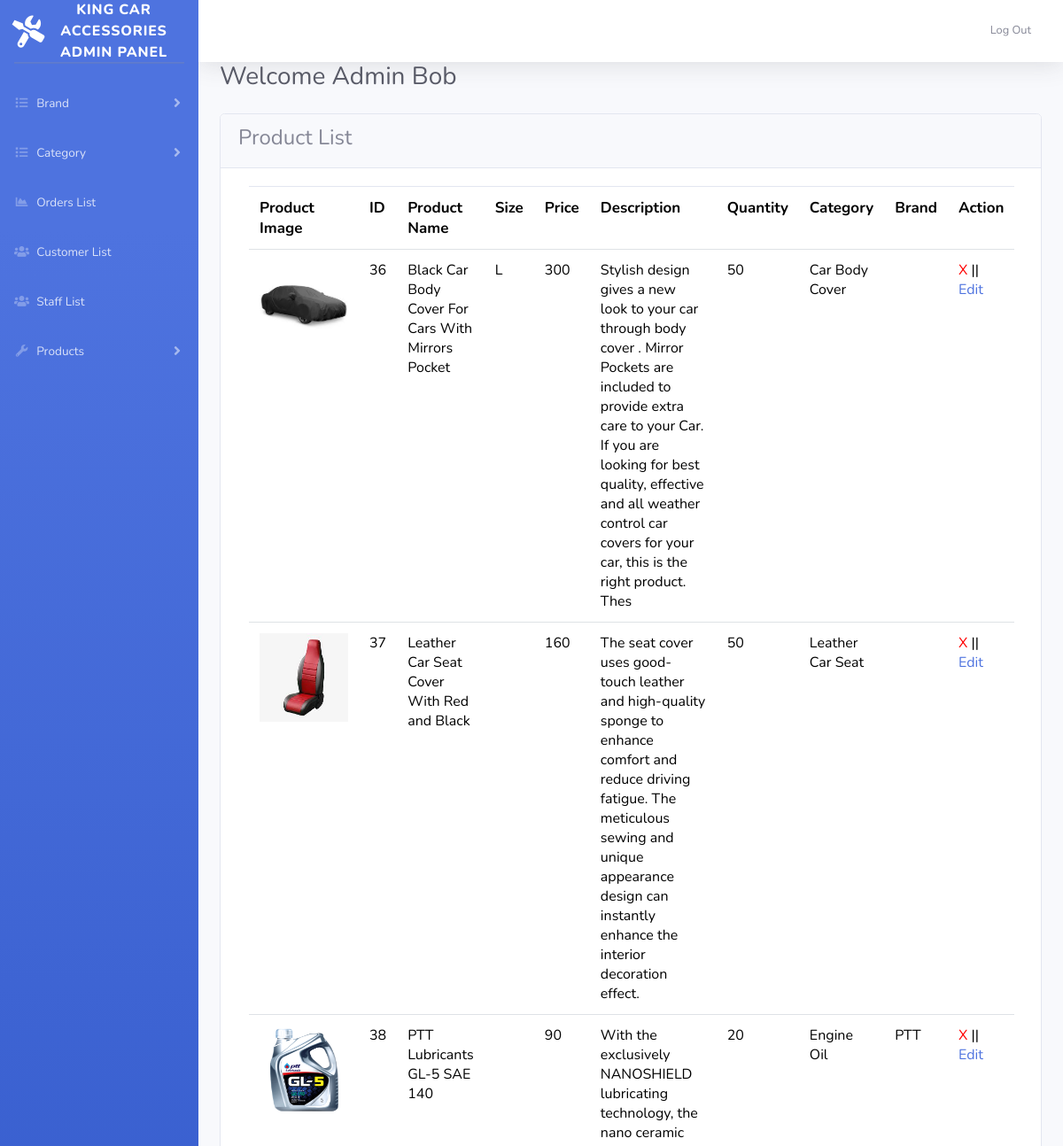
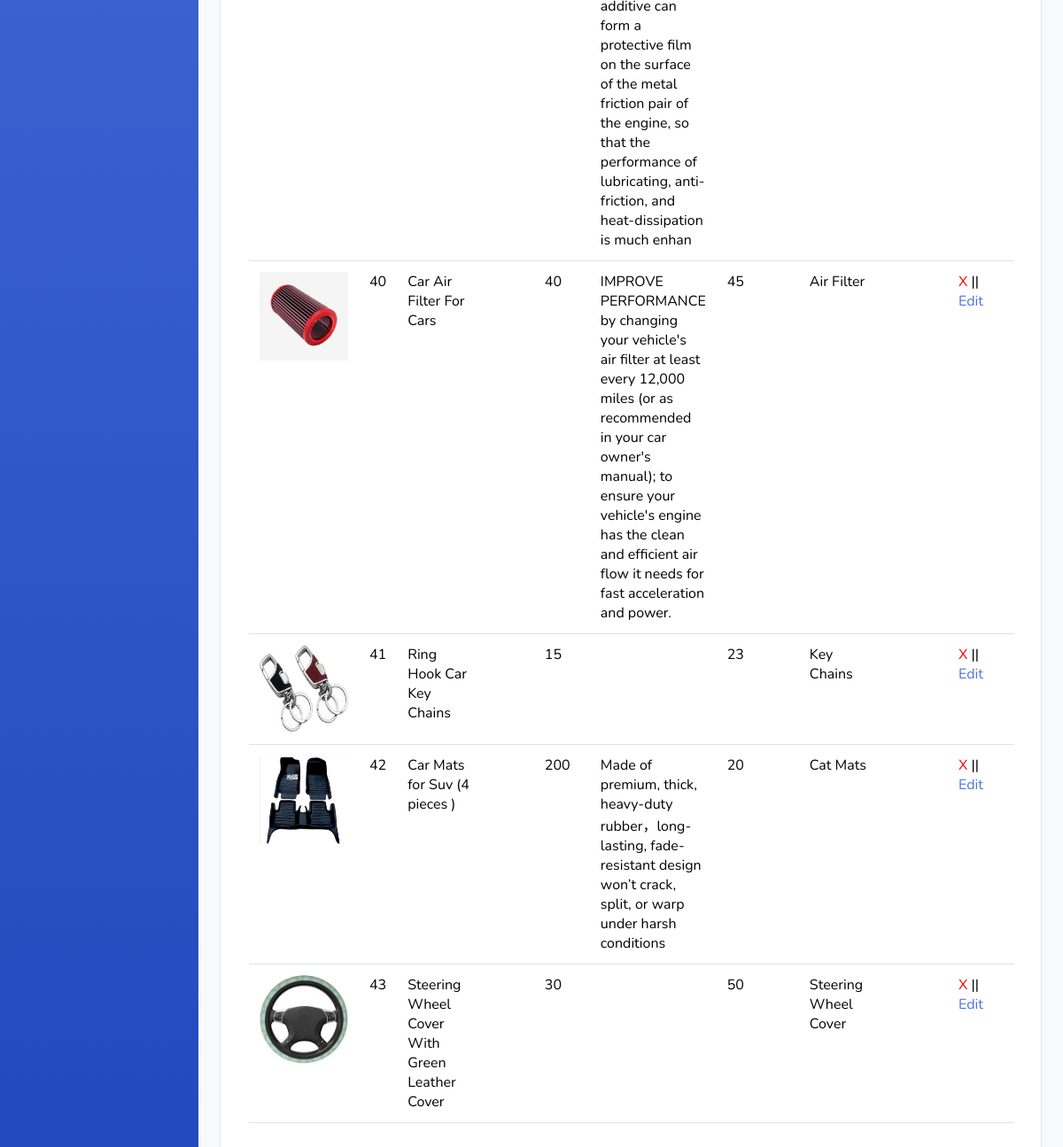
Page /admin/productlist.php (signed in) on the committed database (2 pictures, top to bottom).
### tables this page shows
CREATE TABLE `product` (
  `product_id` int(11) NOT NULL,
  `product_name` varchar(255) NOT NULL,
  `size` varchar(20) NOT NULL,
  `price` int(12) NOT NULL,
  `quantity` int(255) NOT NULL,
  `description` varchar(255) NOT NULL,
  `brand_id` int(15) NOT NULL,
  `category_id` int(15) NOT NULL,
  `image` varchar(255) NOT NULL
);

CREATE TABLE `category` (
  `category_id` int(11) NOT NULL,
  `category_name` varchar(255) NOT NULL
);

CREATE TABLE `brand` (
  `brand_id` int(11) NOT NULL,
  `brand_name` varchar(50) NOT NULL
);

### admin/productlist.php (the view, shortened to what this page needs)
<?php
include 'link.php';
include 'conn.php';
?>
<!DOCTYPE html>
<html lang="en">
<head>
	<link href="vendor/fontawesome-free/css/all.min.css" rel="stylesheet" type="text/css">
	<link href="css/sb-admin-2.min.css" rel="stylesheet">
</head>
<body id="page-top">
	<?php
	include 'sidebar.php';
	?>
	<div id="content-wrapper" class="d-flex flex-column">
		<div id="">
			<?php
				include 'nav.php';
			?>
<div class="container-fluid">
	<div class="d-sm-flex align-items-center justify-content-between mb-4">
		<h1 class="h3 mb-0 text-gray-800">Welcome <?= $_SESSION['staff_auth']['staff_name'] ?> </h1>
</div>
<div class="card card-login mx-auto mt-6">
	<div class="card-header"><h4>Product List</h4></div>
	<div class="card-body">
		<div class="col-md-12">
            <table class="table table-hover" style="color:#000">
            <tr style="font-size:17px">
            <th>Product Image</th>
            <th>ID</th>
            <th>Product Name</th>
            <th>Size</th>
            <th>Price</th>
            <th>Description</th>
            <th>Quantity</th>
            <th>Category</th>
            <th>Brand</th>
            <th>Action</th>
            </tr>
            <?php
            $query="select p.*, c.category_id, c.category_name, b.brand_id, b.brand_name
            from product p, category c, brand b
            where p.category_id=c.category_id
            and p.brand_id= b.brand_id";
            $go_query=mysqli_query($connection,$query);
            while ($row=mysqli_fetch_array($go_query)) {
            	$proid=$row['product_id'];
				$proname=$row['product_name'];
				$size=$row['size'];
				$price=$row['price'];
				$desc=$row['description'];
				$qty=$row['quantity'];
				$cat=$row['category_name'];
				$brand=$row['brand_name'];
				$image=$row['image'];
				echo "<tr>";
				echo "<td><img src='Images/{$image}' width='100' height='100'></td>";
				echo "<td>{$proid}</td>";
				echo "<td>{$proname}</td>";
				echo "<td>{$size}</td>";
				echo "<td>{$price}</td>";
				echo "<td>{$desc}</td>";
				echo "<td>{$qty}</td>";
				echo "<td>{$cat}</td>";
				echo "<td>{$brand}</td>";
				echo "<td><a href='productdelete.php?p_id=$proid' style='color:red' onclick=\"return confirm('Are you sure?')\">
				X </a> ||
				<a href='productupdate.php?p_id=$proid'>Edit</a>
				</td>";
				echo "</tr>";
            }
            ?>
            </table>
            </div>
		</div>
	</div>
</div>
</div>
</body>
</html>

### rows in the picture
product: image (picture), product_id "36", product_name "Black Car Body Cover For Cars With Mirrors Pocket", size "L", price "300", description "Stylish design gives a new look to your car through body cover . Mirror Pockets are included to provide extra care to your Car. If you are looking for best quality, effective and all weather control car covers for your car, this is the right product. Thes", quantity "50", category.category_name "Car Body Cover"
product: image (picture), product_id "37", product_name "Leather Car Seat Cover With Red and Black", price "160", description "The seat cover uses good-touch leather and high-quality sponge to enhance comfort and reduce driving fatigue. The meticulous sewing and unique appearance design can instantly enhance the interior decoration effect.", quantity "50", category.category_name "Leather Car Seat"
product: image (picture), product_id "38", product_name "PTT Lubricants GL-5 SAE 140", price "90", description "With the exclusively NANOSHIELD lubricating technology, the nano ceramic additive can form a protective film on the surface of the metal friction pair of the engine, so that the performance of lubricating, anti-friction, and heat-dissipation is much enhan", quantity "20", category.category_name "Engine Oil", brand.brand_name "PTT"
product: image (picture), product_id "40", product_name "Car Air Filter For Cars", price "40", description "IMPROVE PERFORMANCE by changing your vehicle's air filter at least every 12,000 miles (or as recommended in your car owner's manual); to ensure your vehicle's engine has the clean and efficient air flow it needs for fast acceleration and power.", quantity "45", category.category_name "Air Filter"
product: image (picture), product_id "41", product_name "Ring Hook Car Key Chains", price "15", quantity "23", category.category_name "Key Chains"
product: image (picture), product_id "42", product_name "Car Mats for Suv (4 pieces )", price "200", description "Made of premium, thick, heavy-duty rubber，long-lasting, fade-resistant design won’t crack, split, or warp under harsh conditions", quantity "20", category.category_name "Cat Mats"
product: image (picture), product_id "43", product_name "Steering Wheel Cover With Green Leather Cover", price "30", quantity "50", category.category_name "Steering Wheel Cover"

### other values in the picture
$_SESSION['staff_auth']['staff_name'] "Admin Bob"
